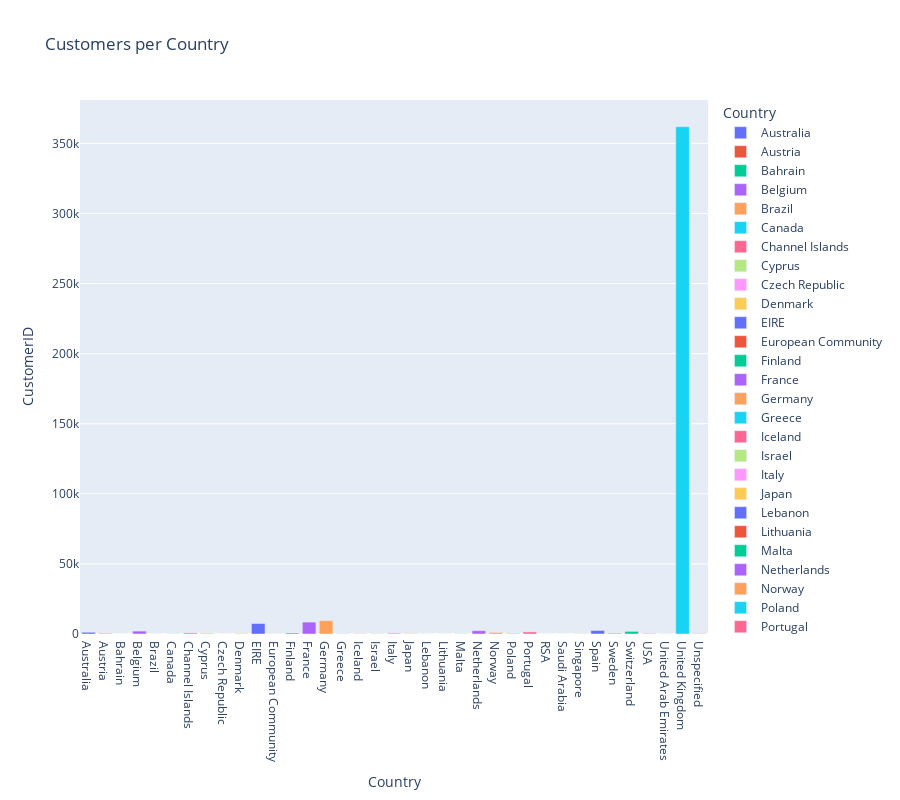

Source (notebook cell):
### Code cell
fig = px.bar(temp1, x='Country', y='CustomerID',color='Country', title='Customers per Country', height=800)
fig.show()

### Figure 1 — Plotly figure (JSON) as saved in the notebook; plotly's stock layout.template omitted (floating-point values rounded to 4 significant figures)
{"data": [{"alignmentgroup": "True", "hovertemplate": "Country=%{x}<br>CustomerID=%{y}<extra></extra>", "legendgroup": "Australia", "marker": {"color": "#636efa", "pattern": {"shape": ""}}, "name": "Australia", "offsetgroup": "Australia", "orientation": "v", "showlegend": true, "textposition": "auto", "type": "bar", "x": ["Australia"], "xaxis": "x", "y": [1259], "yaxis": "y"}, {"alignmentgroup": "True", "hovertemplate": "Country=%{x}<br>CustomerID=%{y}<extra></extra>", "legendgroup": "Austria", "marker": {"color": "#EF553B", "pattern": {"shape": ""}}, "name": "Austria", "offsetgroup": "Austria", "orientation": "v", "showlegend": true, "textposition": "auto", "type": "bar", "x": ["Austria"], "xaxis": "x", "y": [401], "yaxis": "y"}, {"alignmentgroup": "True", "hovertemplate": "Country=%{x}<br>CustomerID=%{y}<extra></extra>", "legendgroup": "Bahrain", "marker": {"color": "#00cc96", "pattern": {"shape": ""}}, "name": "Bahrain", "offsetgroup": "Bahrain", "orientation": "v", "showlegend": true, "textposition": "auto", "type": "bar", "x": ["Bahrain"], "xaxis": "x", "y": [17], "yaxis": "y"}, {"alignmentgroup": "True", "hovertemplate": "Country=%{x}<br>CustomerID=%{y}<extra></extra>", "legendgroup": "Belgium", "marker": {"color": "#ab63fa", "pattern": {"shape": ""}}, "name": "Belgium", "offsetgroup": "Belgium", "orientation": "v", "showlegend": true, "textposition": "auto", "type": "bar", "x": ["Belgium"], "xaxis": "x", "y": [2069], "yaxis": "y"}, {"alignmentgroup": "True", "hovertemplate": "Country=%{x}<br>CustomerID=%{y}<extra></extra>", "legendgroup": "Brazil", "marker": {"color": "#FFA15A", "pattern": {"shape": ""}}, "name": "Brazil", "offsetgroup": "Brazil", "orientation": "v", "showlegend": true, "textposition": "auto", "type": "bar", "x": ["Brazil"], "xaxis": "x", "y": [32], "yaxis": "y"}, {"alignmentgroup": "True", "hovertemplate": "Country=%{x}<br>CustomerID=%{y}<extra></extra>", "legendgroup": "Canada", "marker": {"color": "#19d3f3", "pattern": {"shape": ""}}, "name": "Canada", "offsetgroup": "Canada", "orientation": "v", "showlegend": true, "textposition": "auto", "type": "bar", "x": ["Canada"], "xaxis": "x", "y": [151], "yaxis": "y"}, {"alignmentgroup": "True", "hovertemplate": "Country=%{x}<br>CustomerID=%{y}<extra></extra>", "legendgroup": "Channel Islands", "marker": {"color": "#FF6692", "pattern": {"shape": ""}}, "name": "Channel Islands", "offsetgroup": "Channel Islands", "orientation": "v", "showlegend": true, "textposition": "auto", "type": "bar", "x": ["Channel Islands"], "xaxis": "x", "y": [758], "yaxis": "y"}, {"alignmentgroup": "True", "hovertemplate": "Country=%{x}<br>CustomerID=%{y}<extra></extra>", "legendgroup": "Cyprus", "marker": {"color": "#B6E880", "pattern": {"shape": ""}}, "name": "Cyprus", "offsetgroup": "Cyprus", "orientation": "v", "showlegend": true, "textposition": "auto", "type": "bar", "x": ["Cyprus"], "xaxis": "x", "y": [622], "yaxis": "y"}, {"alignmentgroup": "True", "hovertemplate": "Country=%{x}<br>CustomerID=%{y}<extra></extra>", "legendgroup": "Czech Republic", "marker": {"color": "#FF97FF", "pattern": {"shape": ""}}, "name": "Czech Republic", "offsetgroup": "Czech Republic", "orientation": "v", "showlegend": true, "textposition": "auto", "type": "bar", "x": ["Czech Republic"], "xaxis": "x", "y": [30], "yaxis": "y"}, {"alignmentgroup": "True", "hovertemplate": "Country=%{x}<br>CustomerID=%{y}<extra></extra>", "legendgroup": "Denmark", "marker": {"color": "#FECB52", "pattern": {"shape": ""}}, "name": "Denmark", "offsetgroup": "Denmark", "orientation": "v", "showlegend": true, "textposition": "auto", "type": "bar", "x": ["Denmark"], "xaxis": "x", "y": [389], "yaxis": "y"}, {"alignmentgroup": "True", "hovertemplate": "Country=%{x}<br>CustomerID=%{y}<extra></extra>", "legendgroup": "EIRE", "marker": {"color": "#636efa", "pattern": {"shape": ""}}, "name": "EIRE", "offsetgroup": "EIRE", "orientation": "v", "showlegend": true, "textposition": "auto", "type": "bar", "x": ["EIRE"], "xaxis": "x", "y": [7485], "yaxis": "y"}, {"alignmentgroup": "True", "hovertemplate": "Country=%{x}<br>CustomerID=%{y}<extra></extra>", "legendgroup": "European Community", "marker": {"color": "#EF553B", "pattern": {"shape": ""}}, "name": "European Community", "offsetgroup": "European Community", "orientation": "v", "showlegend": true, "textposition": "auto", "type": "bar", "x": ["European Community"], "xaxis": "x", "y": [61], "yaxis": "y"}, {"alignmentgroup": "True", "hovertemplate": "Country=%{x}<br>CustomerID=%{y}<extra></extra>", "legendgroup": "Finland", "marker": {"color": "#00cc96", "pattern": {"shape": ""}}, "name": "Finland", "offsetgroup": "Finland", "orientation": "v", "showlegend": true, "textposition": "auto", "type": "bar", "x": ["Finland"], "xaxis": "x", "y": [695], "yaxis": "y"}, {"alignmentgroup": "True", "hovertemplate": "Country=%{x}<br>CustomerID=%{y}<extra></extra>", "legendgroup": "France", "marker": {"color": "#ab63fa", "pattern": {"shape": ""}}, "name": "France", "offsetgroup": "France", "orientation": "v", "showlegend": true, "textposition": "auto", "type": "bar", "x": ["France"], "xaxis": "x", "y": [8491], "yaxis": "y"}, {"alignmentgroup": "True", "hovertemplate": "Country=%{x}<br>CustomerID=%{y}<extra></extra>", "legendgroup": "Germany", "marker": {"color": "#FFA15A", "pattern": {"shape": ""}}, "name": "Germany", "offsetgroup": "Germany", "orientation": "v", "showlegend": true, "textposition": "auto", "type": "bar", "x": ["Germany"], "xaxis": "x", "y": [9495], "yaxis": "y"}, {"alignmentgroup": "True", "hovertemplate": "Country=%{x}<br>CustomerID=%{y}<extra></extra>", "legendgroup": "Greece", "marker": {"color": "#19d3f3", "pattern": {"shape": ""}}, "name": "Greece", "offsetgroup": "Greece", "orientation": "v", "showlegend": true, "textposition": "auto", "type": "bar", "x": ["Greece"], "xaxis": "x", "y": [146], "yaxis": "y"}, {"alignmentgroup": "True", "hovertemplate": "Country=%{x}<br>CustomerID=%{y}<extra></extra>", "legendgroup": "Iceland", "marker": {"color": "#FF6692", "pattern": {"shape": ""}}, "name": "Iceland", "offsetgroup": "Iceland", "orientation": "v", "showlegend": true, "textposition": "auto", "type": "bar", "x": ["Iceland"], "xaxis": "x", "y": [182], "yaxis": "y"}, {"alignmentgroup": "True", "hovertemplate": "Country=%{x}<br>CustomerID=%{y}<extra></extra>", "legendgroup": "Israel", "marker": {"color": "#B6E880", "pattern": {"shape": ""}}, "name": "Israel", "offsetgroup": "Israel", "orientation": "v", "showlegend": true, "textposition": "auto", "type": "bar", "x": ["Israel"], "xaxis": "x", "y": [250], "yaxis": "y"}, {"alignmentgroup": "True", "hovertemplate": "Country=%{x}<br>CustomerID=%{y}<extra></extra>", "legendgroup": "Italy", "marker": {"color": "#FF97FF", "pattern": {"shape": ""}}, "name": "Italy", "offsetgroup": "Italy", "orientation": "v", "showlegend": true, "textposition": "auto", "type": "bar", "x": ["Italy"], "xaxis": "x", "y": [803], "yaxis": "y"}, {"alignmentgroup": "True", "hovertemplate": "Country=%{x}<br>CustomerID=%{y}<extra></extra>", "legendgroup": "Japan", "marker": {"color": "#FECB52", "pattern": {"shape": ""}}, "name": "Japan", "offsetgroup": "Japan", "orientation": "v", "showlegend": true, "textposition": "auto", "type": "bar", "x": ["Japan"], "xaxis": "x", "y": [358], "yaxis": "y"}, {"alignmentgroup": "True", "hovertemplate": "Country=%{x}<br>CustomerID=%{y}<extra></extra>", "legendgroup": "Lebanon", "marker": {"color": "#636efa", "pattern": {"shape": ""}}, "name": "Lebanon", "offsetgroup": "Lebanon", "orientation": "v", "showlegend": true, "textposition": "auto", "type": "bar", "x": ["Lebanon"], "xaxis": "x", "y": [45], "yaxis": "y"}, {"alignmentgroup": "True", "hovertemplate": "Country=%{x}<br>CustomerID=%{y}<extra></extra>", "legendgroup": "Lithuania", "marker": {"color": "#EF553B", "pattern": {"shape": ""}}, "name": "Lithuania", "offsetgroup": "Lithuania", "orientation": "v", "showlegend": true, "textposition": "auto", "type": "bar", "x": ["Lithuania"], "xaxis": "x", "y": [35], "yaxis": "y"}, {"alignmentgroup": "True", "hovertemplate": "Country=%{x}<br>CustomerID=%{y}<extra></extra>", "legendgroup": "Malta", "marker": {"color": "#00cc96", "pattern": {"shape": ""}}, "name": "Malta", "offsetgroup": "Malta", "orientation": "v", "showlegend": true, "textposition": "auto", "type": "bar", "x": ["Malta"], "xaxis": "x", "y": [127], "yaxis": "y"}, {"alignmentgroup": "True", "hovertemplate": "Country=%{x}<br>CustomerID=%{y}<extra></extra>", "legendgroup": "Netherlands", "marker": {"color": "#ab63fa", "pattern": {"shape": ""}}, "name": "Netherlands", "offsetgroup": "Netherlands", "orientation": "v", "showlegend": true, "textposition": "auto", "type": "bar", "x": ["Netherlands"], "xaxis": "x", "y": [2371], "yaxis": "y"}, {"alignmentgroup": "True", "hovertemplate": "Country=%{x}<br>CustomerID=%{y}<extra></extra>", "legendgroup": "Norway", "marker": {"color": "#FFA15A", "pattern": {"shape": ""}}, "name": "Norway", "offsetgroup": "Norway", "orientation": "v", "showlegend": true, "textposition": "auto", "type": "bar", "x": ["Norway"], "xaxis": "x", "y": [1086], "yaxis": "y"}, {"alignmentgroup": "True", "hovertemplate": "Country=%{x}<br>CustomerID=%{y}<extra></extra>", "legendgroup": "Poland", "marker": {"color": "#19d3f3", "pattern": {"shape": ""}}, "name": "Poland", "offsetgroup": "Poland", "orientation": "v", "showlegend": true, "textposition": "auto", "type": "bar", "x": ["Poland"], "xaxis": "x", "y": [341], "yaxis": "y"}, {"alignmentgroup": "True", "hovertemplate": "Country=%{x}<br>CustomerID=%{y}<extra></extra>", "legendgroup": "Portugal", "marker": {"color": "#FF6692", "pattern": {"shape": ""}}, "name": "Portugal", "offsetgroup": "Portugal", "orientation": "v", "showlegend": true, "textposition": "auto", "type": "bar", "x": ["Portugal"], "xaxis": "x", "y": [1480], "yaxis": "y"}, {"alignmentgroup": "True", "hovertemplate": "Country=%{x}<br>CustomerID=%{y}<extra></extra>", "legendgroup": "RSA", "marker": {"color": "#B6E880", "pattern": {"shape": ""}}, "name": "RSA", "offsetgroup": "RSA", "orientation": "v", "showlegend": true, "textposition": "auto", "type": "bar", "x": ["RSA"], "xaxis": "x", "y": [58], "yaxis": "y"}, {"alignmentgroup": "True", "hovertemplate": "Country=%{x}<br>CustomerID=%{y}<extra></extra>", "legendgroup": "Saudi Arabia", "marker": {"color": "#FF97FF", "pattern": {"shape": ""}}, "name": "Saudi Arabia", "offsetgroup": "Saudi Arabia", "orientation": "v", "showlegend": true, "textposition": "auto", "type": "bar", "x": ["Saudi Arabia"], "xaxis": "x", "y": [10], "yaxis": "y"}, {"alignmentgroup": "True", "hovertemplate": "Country=%{x}<br>CustomerID=%{y}<extra></extra>", "legendgroup": "Singapore", "marker": {"color": "#FECB52", "pattern": {"shape": ""}}, "name": "Singapore", "offsetgroup": "Singapore", "orientation": "v", "showlegend": true, "textposition": "auto", "type": "bar", "x": ["Singapore"], "xaxis": "x", "y": [229], "yaxis": "y"}, {"alignmentgroup": "True", "hovertemplate": "Country=%{x}<br>CustomerID=%{y}<extra></extra>", "legendgroup": "Spain", "marker": {"color": "#636efa", "pattern": {"shape": ""}}, "name": "Spain", "offsetgroup": "Spain", "orientation": "v", "showlegend": true, "textposition": "auto", "type": "bar", "x": ["Spain"], "xaxis": "x", "y": [2533], "yaxis": "y"}, {"alignmentgroup": "True", "hovertemplate": "Country=%{x}<br>CustomerID=%{y}<extra></extra>", "legendgroup": "Sweden", "marker": {"color": "#EF553B", "pattern": {"shape": ""}}, "name": "Sweden", "offsetgroup": "Sweden", "orientation": "v", "showlegend": true, "textposition": "auto", "type": "bar", "x": ["Sweden"], "xaxis": "x", "y": [462], "yaxis": "y"}, {"alignmentgroup": "True", "hovertemplate": "Country=%{x}<br>CustomerID=%{y}<extra></extra>", "legendgroup": "Switzerland", "marker": {"color": "#00cc96", "pattern": {"shape": ""}}, "name": "Switzerland", "offsetgroup": "Switzerland", "orientation": "v", "showlegend": true, "textposition": "auto", "type": "bar", "x": ["Switzerland"], "xaxis": "x", "y": [1877], "yaxis": "y"}, {"alignmentgroup": "True", "hovertemplate": "Country=%{x}<br>CustomerID=%{y}<extra></extra>", "legendgroup": "USA", "marker": {"color": "#ab63fa", "pattern": {"shape": ""}}, "name": "USA", "offsetgroup": "USA", "orientation": "v", "showlegend": true, "textposition": "auto", "type": "bar", "x": ["USA"], "xaxis": "x", "y": [291], "yaxis": "y"}, {"alignmentgroup": "True", "hovertemplate": "Country=%{x}<br>CustomerID=%{y}<extra></extra>", "legendgroup": "United Arab Emirates", "marker": {"color": "#FFA15A", "pattern": {"shape": ""}}, "name": "United Arab Emirates", "offsetgroup": "United Arab Emirates", "orientation": "v", "showlegend": true, "textposition": "auto", "type": "bar", "x": ["United Arab Emirates"], "xaxis": "x", "y": [68], "yaxis": "y"}, {"alignmentgroup": "True", "hovertemplate": "Country=%{x}<br>CustomerID=%{y}<extra></extra>", "legendgroup": "United Kingdom", "marker": {"color": "#19d3f3", "pattern": {"shape": ""}}, "name": "United Kingdom", "offsetgroup": "United Kingdom", "orientation": "v", "showlegend": true, "textposition": "auto", "type": "bar", "x": ["United Kingdom"], "xaxis": "x", "y": [361878], "yaxis": "y"}, {"alignmentgroup": "True", "hovertemplate": "Country=%{x}<br>CustomerID=%{y}<extra></extra>", "legendgroup": "Unspecified", "marker": {"color": "#FF6692", "pattern": {"shape": ""}}, "name": "Unspecified", "offsetgroup": "Unspecified", "orientation": "v", "showlegend": true, "textposition": "auto", "type": "bar", "x": ["Unspecified"], "xaxis": "x", "y": [244], "yaxis": "y"}], "layout": {"barmode": "relative", "height": 800, "legend": {"title": {"text": "Country"}, "tracegroupgap": 0}, "title": {"text": "Customers per Country"}, "xaxis": {"anchor": "y", "categoryarray": ["Australia", "Austria", "Bahrain", "Belgium", "Brazil", "Canada", "Channel Islands", "Cyprus", "Czech Republic", "Denmark", "EIRE", "European Community", "Finland", "France", "Germany", "Greece", "Iceland", "Israel", "Italy", "Japan", "Lebanon", "Lithuania", "Malta", "Netherlands", "Norway", "Poland", "Portugal", "RSA", "Saudi Arabia", "Singapore", "Spain", "Sweden", "Switzerland", "USA", "United Arab Emirates", "United Kingdom", "Unspecified"], "categoryorder": "array", "domain": [0, 1], "title": {"text": "Country"}}, "yaxis": {"anchor": "x", "domain": [0, 1], "title": {"text": "CustomerID"}}}}
